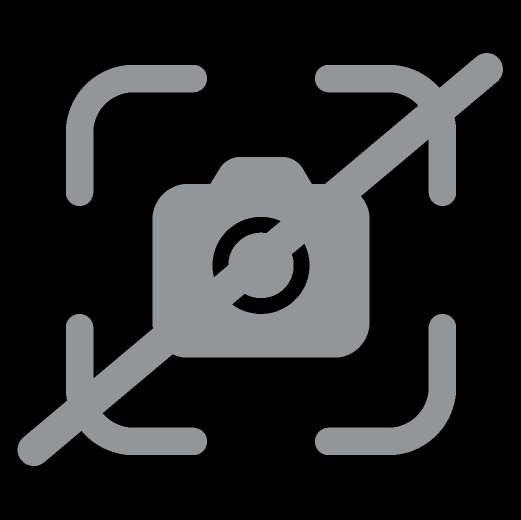
#> input picture gui/MultipleCameras/no_image.png, 1041 x 1040 px (shown at 1/2 size); its folder holds only this picture in this run
$ python -i utils.py   (imports and definitions only)
#> lines starting #> are read from the running program, lines starting #| are printed output that depends on the picture; after the words box and inside, x2 and y2 are one past the last pixel; in counts of white or black regions, pixels touching at a corner belong together
import shutil
import tempfile
import time
from typing import Union

from pathlib import Path
from datetime import datetime

import cv2
import numpy as np


def validate_path(path: Union[Path, str]):
    return Path(path) if isinstance(path, str) else path


# [60 lines left out: functions generate_unique_filename, get_now_str, resize_shape, resize_image, not called in this run]


def generate_mask(image):
    assert image is not None, "file could not be read, check with os.path.exists()"
    gray = cv2.cvtColor(image, cv2.COLOR_RGB2GRAY)
    ret, bin_img = cv2.threshold(gray, 0, 255, cv2.THRESH_BINARY + cv2.THRESH_OTSU)
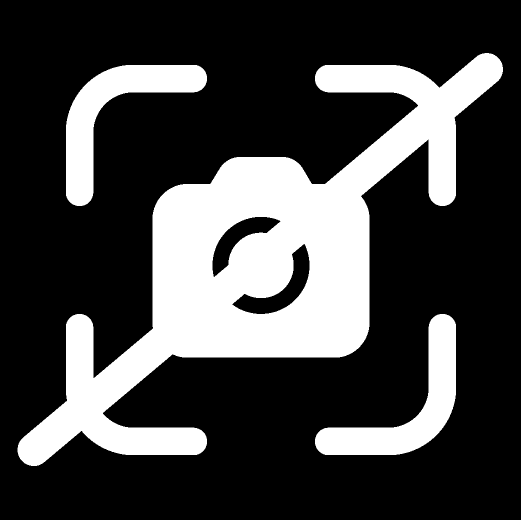
#> bin_img: shape (1040, 1041) (shown at 1/2 size); 26.3% white; 3 white regions, box (x1, y1, x2, y2) and area: (35, 106, 1006, 932) 234499, (132, 130, 414, 412) 24884, (630, 628, 912, 910) 24883
#> ret = 0
    kernel = cv2.getStructuringElement(cv2.MORPH_RECT, (3, 3))
    bin_img = cv2.morphologyEx(bin_img, cv2.MORPH_OPEN, kernel, iterations=2)
    return bin_img.astype(np.uint8)


# [187 lines left out: functions expand_bbox, draw_bbox, draw_line, add_background, find_class_dirs, process_data_directory, not called in this run]

>>> import cv2
>>> picture = cv2.cvtColor(cv2.imread('../../../gui/MultipleCameras/no_image.png'), cv2.COLOR_BGR2RGB)
>>> result = generate_mask(picture)
